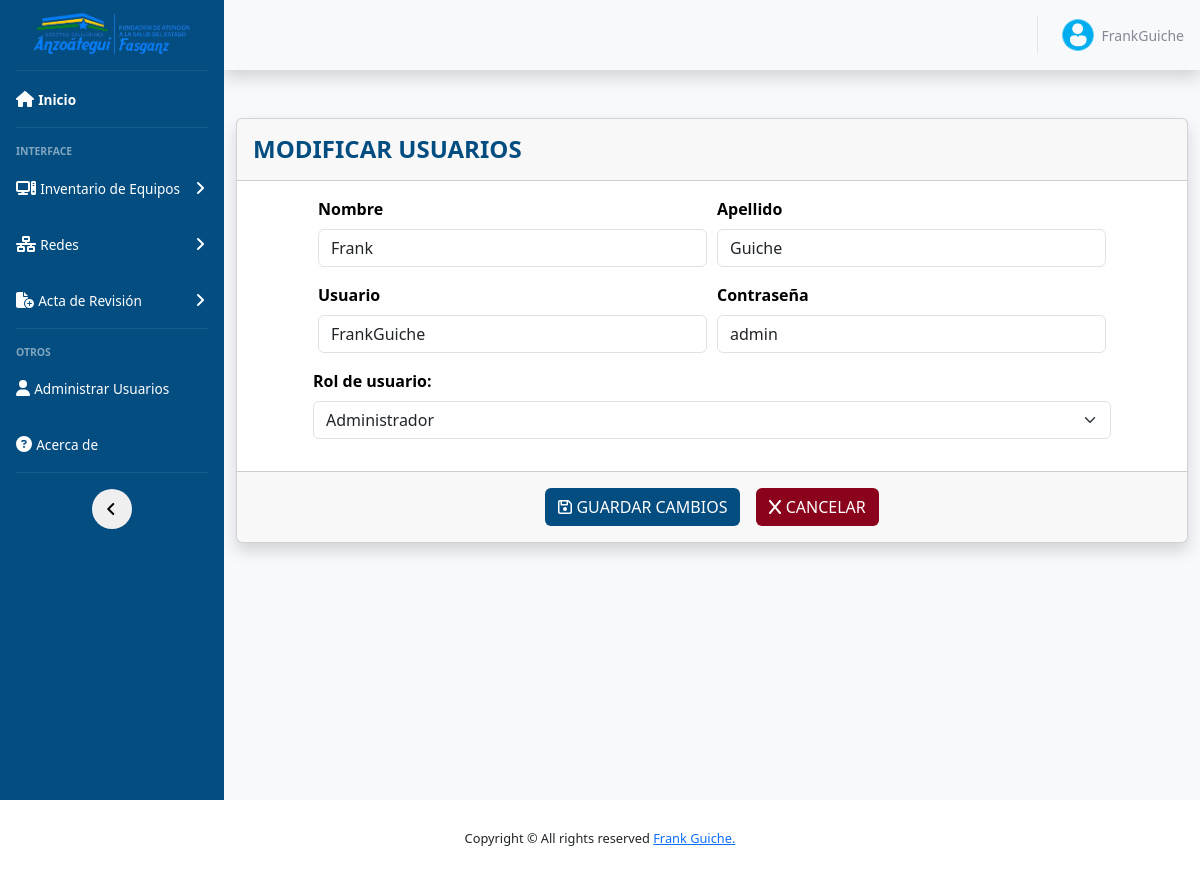
Page /includes/_user/editar_user.php?id=1 (signed in) on the committed database.
### tables this page shows
CREATE TABLE `usuarios` (
  `id` int(11) NOT NULL,
  `nombre` varchar(20) NOT NULL,
  `apellido` varchar(20) NOT NULL,
  `username` varchar(50) NOT NULL,
  `password` varchar(50) NOT NULL,
  `rol` int(11) NOT NULL
);

### includes/_user/editar_user.php (the view, shortened to what this page needs)
<?php
$id = $_GET['id'];
include "../db.php";
$consulta = "SELECT * FROM usuarios WHERE id = $id";
$resultado = mysqli_query($conexion, $consulta);
$usuario = mysqli_fetch_assoc($resultado);
?>
<body>
    <form action="../functions.php" id="form" method="POST">
        <div class="container">
            <div class="card shadow my-5">
                <div class="card-header py-3">
                    <div class="row">
                        <h4 class="m-0 font-primary mayus bold col-8">Modificar Usuarios</h4>
                        <div class="col-4 text-right">
                        </div>
                    </div>
                </div>
                <div class="card-body">
                    <div id="login-row" class="row justify-content-center align-items-center mx-5">
                        <div class="form-row">
                            <div class="form-group col">
                                <label for="nombre" class="label-span">Nombre</label>
                                <input type="text" id="nombre" name="nombre" class="form-control" value="<?php echo $usuario['nombre']; ?>">
                            </div>
                            <div class="form-group col">
                                <label for="apellido" class="label-span">Apellido</label>
                                <input type="text" id="apellido" name="apellido" class="form-control" value="<?php echo $usuario['apellido']; ?>">
                            </div>
                        </div>
                        <div class="form-row">
                            <div class="form-group col">
                                <label for="username" class="label-span">Usuario</label><br>
                                <input type="text" name="username" id="username" class="form-control" placeholder="Debe ser Unico" value="<?php echo $usuario['username']; ?>">
                            </div>
                            <div class="form-group col">
                                <label for="password" class="label-span">Contraseña</label><br>
                                <input type="text" name="password" id="password" class="form-control" value="<?php echo $usuario['password']; ?>">
                            </div>
                        </div>
                        <div class="form-group">
                            <label for="rol" class="label-span">Rol de usuario:</label>
                            <select name="rol" id="rol" class="form-select" required>
                                <option <?php echo $usuario['rol'] === '1' ? "selected='selected' " : "" ?> value="1">Administrador</option>
                            </select>
                        </div>
                    </div>
                </div>
                <div class="card-footer">
                    <div class="my-2 d-flex justify-content-center">
                        <button type="submit" id="form" name="form" class="btn btn-agg mr-2 mayus">
                            <i class="fa-regular fa-floppy-disk"></i> Guardar Cambios
                        </button>
                        <a href="../../views/usuarios.php" class="btn btn-delete ml-2 mayus">
                            <i class="fa-solid fa-x"></i> Cancelar
                        </a>
                    </div>
                </div>
            </div>
        </div>
    </form>
</body>
</html>

### css/style.css (style rules this page uses)
.font-primary { color: #034D81 !important; font-weight: bold; }
.label-span { font-weight: bold; color: #000000; }
.mayus { text-transform: uppercase; }
.bold { font-weight: bold; }
.btn-agg { background-color: #034D81 !important; color: #FFFFFF !important; }
.btn-delete { background-color: #8A021B !important; color: #FFFFFF !important; }
.btn { transition: all 0.3s ease; }
a { color: #000000; text-decoration: none; background-color: transparent }

### rows in the picture
usuarios: nombre "Frank", apellido "Guiche", username "FrankGuiche", password "admin", rol "Administrador"

### other values in the picture
$_SESSION['username'] "FrankGuiche"
